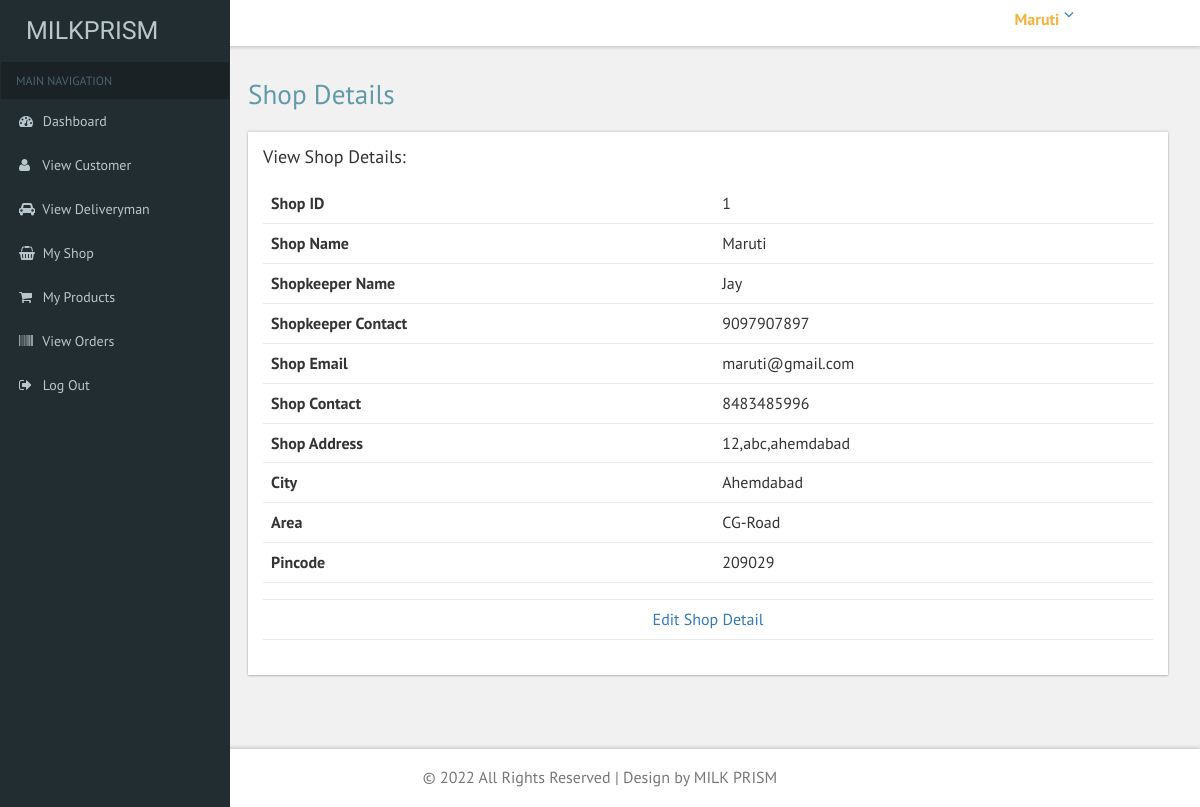
/Shopkeeper/shop_detail.php (signed in), run on the app's committed database.
### tables this page shows
CREATE TABLE `shop` (
  `shop_id` int(11) NOT NULL,
  `shop_name` varchar(50) NOT NULL,
  `shop_email` varchar(50) NOT NULL,
  `shop_contact` bigint(10) NOT NULL,
  `shop_address` text NOT NULL,
  `city_id` int(11) NOT NULL,
  `area_id` int(11) NOT NULL,
  `pincode` int(11) NOT NULL,
  `shopkeeper_name` varchar(100) NOT NULL,
  `shopkeeper_contact` bigint(10) NOT NULL,
  `shop_image` varchar(50) NOT NULL,
  `status` int(11) NOT NULL,
  `registration_date` date NOT NULL,
  `password` varchar(50) NOT NULL
);

CREATE TABLE `city` (
  `city_id` int(11) NOT NULL,
  `city_name` varchar(100) NOT NULL
);

CREATE TABLE `area` (
  `area_id` int(11) NOT NULL,
  `area_name` varchar(50) NOT NULL,
  `city_id` int(11) NOT NULL
);

### Shopkeeper/shop_detail.php (the view, shortened to what this page needs)
<?php
include "common/connection.php";
$id = $_SESSION["shop_id"];
$category = $con->query("select * from shop where shop_id='$id'");
$customer = $category->fetch_object();
$city = $con->query("select * from city where city_id='$customer->city_id'");
$city1 = $city->fetch_object();
$area = $con->query("select * from area where area_id='$customer->area_id'");
$area1 = $area->fetch_object();
?>
<!DOCTYPE HTML>
<html>
<head>
<link href="css/bootstrap.css" rel='stylesheet' type='text/css' />
<link href="css/style.css" rel='stylesheet' type='text/css' />
<link href="css/font-awesome.css" rel="stylesheet">
 <link href='css/SidebarNav.min.css' media='all' rel='stylesheet' type='text/css'/>
<link href="css/custom.css" rel="stylesheet">
</head>
<body class="cbp-spmenu-push">
	<div class="main-content">
	<div class="cbp-spmenu cbp-spmenu-vertical cbp-spmenu-left" id="cbp-spmenu-s1">
		<aside class="sidebar-left">
      <?php include "common/sidebar.php"; ?>
    </aside>
	</div>
		<?php include "common/header.php"; ?>
		<div id="page-wrapper">
			<div class="main-page">
				<h2 class="title1">Shop Details</h2>
					<div class="panel-body widget-shadow">
						<h4 style="padding-bottom: 1em;">View Shop Details:</h4>
						<table class="table">
								<tr>
								  <th>Shop ID</th>
								  <td><?php echo "$customer->shop_id"; ?></td>
								</tr>
								<tr>
								  <th>Shop Name</th>
								  <td><?php echo "$customer->shop_name"; ?></td>
								</tr>
								<tr>
								  <th>Shopkeeper Name</th>
								  <td><?php echo "$customer->shopkeeper_name"; ?></td>
								</tr>
								<tr>
								  <th>Shopkeeper Contact</th>
								  <td><?php echo "$customer->shopkeeper_contact"; ?></td>
								</tr>
								<tr>
								  <th>Shop Email</th>
								  <td><?php echo "$customer->shop_email"; ?></td>
								</tr>
								<tr>
								  <th>Shop Contact</th>
								  <td><?php echo "$customer->shop_contact"; ?></td>
								</tr>
								<tr>
								  <th>Shop Address</th>
								  <td><?php echo "$customer->shop_address"; ?></td>
								</tr>
								<tr>
								  <th>City</th>
								  <td><?php echo "$city1->city_name"; ?></td>
								</tr>
								<tr>
								  <th>Area</th>
								  <td><?php echo "$area1->area_name"; ?></td>
								</tr>
								<tr>
								  <th>Pincode</th>
								  <td><?php echo "$customer->pincode"; ?></td>
								</tr>
								<tr>
									<td></td>
									<td></td>
								</tr>
								<tr>
									<td colspan="2" style="text-align: center;"><a href="edit_shop.php?detail=<?php echo "$customer->shop_id"; ?>">Edit Shop Detail</a></td>
								</tr>
						</table>
					</div>
			</div>
		</div>
		<?php include "common/footer.php"; ?>
	</div>
</body>
</html>

### Shopkeeper/common/header.php (shortened to what this page needs)
<?php
include "connection.php";
$id = $_SESSION["shop_id"];
$admin = $con->query("select * from shop where shop_id='$id'");
$row = $admin->fetch_object();
?>
<div class="sticky-header header-section ">
			<div class="header-right">
				<div class="profile_details">
					<ul>
						<li class="dropdown profile_details_drop">
							<a href="#" class="dropdown-toggle" data-toggle="dropdown" aria-expanded="false">
								<div class="profile_img">
									<div class="user-name">
										<p><?php echo "$row->shop_name";?></p>
									</div>
									<i class="fa fa-angle-down"></i>
								</div>
							</a>
						</li>
					</ul>
				</div>
				<div class="clearfix"> </div>
			</div>
			<div class="clearfix"> </div>
		</div>

### Shopkeeper/css/custom.css (style rules this page uses)
#page-wrapper { padding:5em 2em 2.5em; background-color: #F1F1F1; }

### data on the page
shop: shop_name "Maruti", shop_id "1", shopkeeper_name "Jay", shopkeeper_contact "9097907897", shop_email "maruti@gmail.com", shop_contact "8483485996", shop_address "12,abc,ahemdabad", pincode "209029"
city: city_name "Ahemdabad"
area: area_name "CG-Road"
